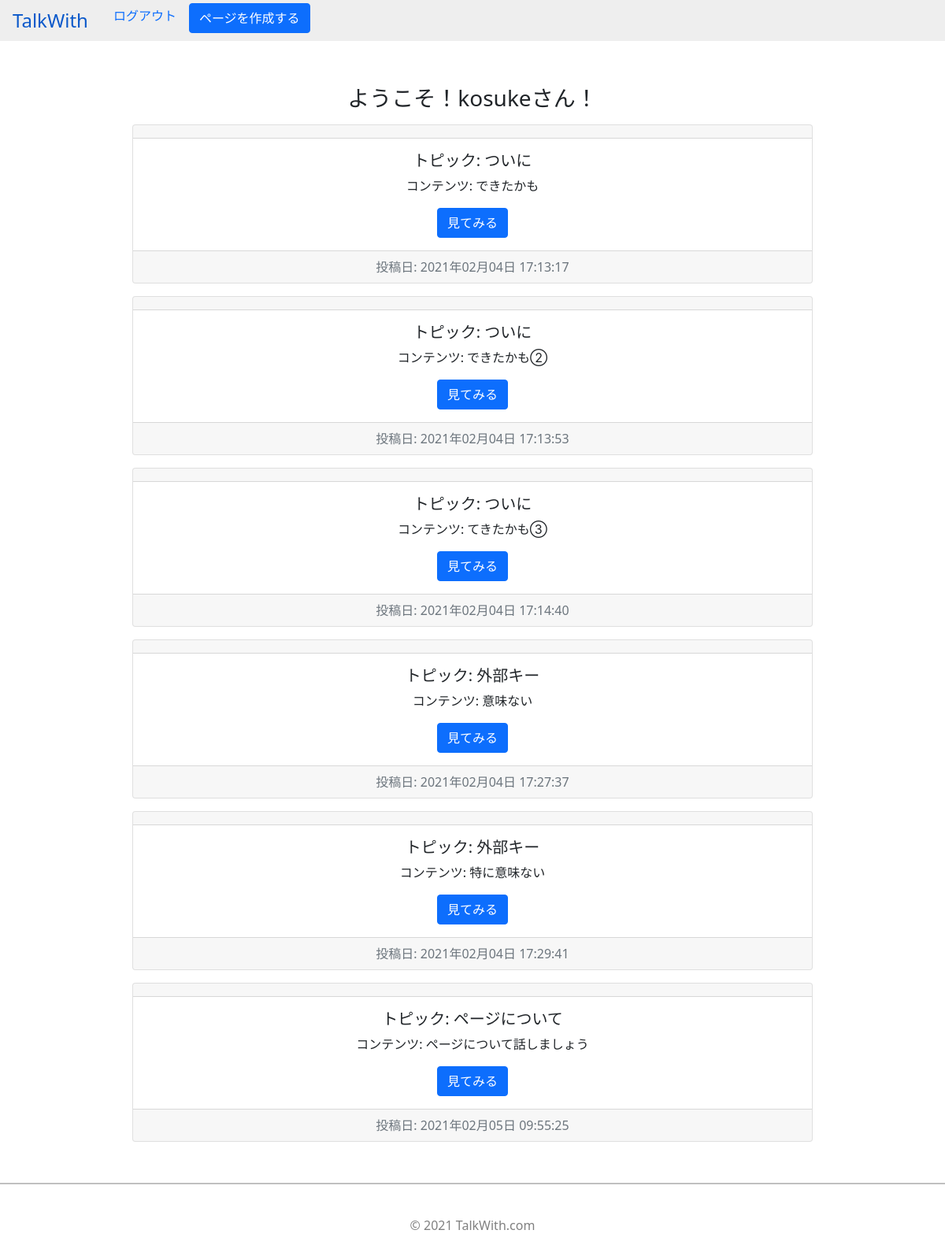
Page /welcome (signed in) on the committed database.
### flaskr/models.py (models this page shows, shortened)
class User(UserMixin, db.Model):
    __tablename__ = 'users'
    id = db.Column(db.Integer, primary_key=True)
    username = db.Column(db.String(64), index=True)
    email = db.Column(db.String(), unique=True, index=True)
    password = db.Column(db.String(64))

class CreatePage(db.Model):
    __tablename__ = 'createpages'
    id = db.Column(db.Integer, primary_key=True)
    title = db.Column(db.String(64), index=True)
    content = db.Column(db.String(128), index=True)
    time = db.Column(db.String(100))
    posts = db.relationship('Post', backref='createpages')

### flaskr/views.py (the view)
@bp.route('/welcome')
@login_required
def user_page():
    create_page = CreatePage.query.all()
    return render_template('user_page.html', create_page=create_page)

### flaskr/models.py (called while the page is built)
@login_manager.user_loader
def load_user(user_id):
    return User.query.get(user_id)

### flaskr/templates/user_page.html (shortened to what this page needs)
{% extends 'base.html' %}
{% block header %}
<header>
  <ul class="nav" id="nav">
    <li class="nav-item">
      <a class="nav-link active" id="pagetitle" aria-current="page" href="{{ url_for('app.user_page') }}" >TalkWith</a>
    </li>
    <li class="nav-item">
      <a class="nav-link" href="{{ url_for('app.logout') }}">ログアウト</a>
    </li>
    <li class="nav-item">
      <a href="{{ url_for('app.create_page') }}" class="btn btn-primary mt-1" role="button" data-bs-toggle="button">ページを作成する</a>
    </li>
  </ul>
</header>
{% endblock header %}
{% block content %}
  {% for page in create_page %}
    <div class="card text-center" id="card-post">
      <div class="card-header">
      </div>
      <div class="card-body">
        <h5 class="card-title">トピック: {{ page.title }}</h5>
        <p class="card-text">コンテンツ: {{ page.content }}</p>
        <a href="{{ url_for('app.go_to_see', page_id=page.id) }}" class="btn btn-primary">見てみる</a>
      </div>
      <div class="card-footer text-muted">
        投稿日: {{ page.time }}
      </div>
    </div>
  {% endfor %}
{% endblock content %}

### flaskr/templates/base.html (shortened to what this page needs)
<!DOCTYPE html>
<html lang="ja">
<head>
  <link href="https://cdn.jsdelivr.net/npm/bootstrap@5.0.0-beta1/dist/css/bootstrap.min.css" rel="stylesheet">
  <link rel="stylesheet" href="static/style.css">
</head>
<body>
<main>
  {% block header %}
  {% endblock header %}
  {% if current_user.is_authenticated %}
    <h3 class="welcome-alert">ようこそ！{{ current_user.username }}さん！</h3>
  {% endif %}
  {% block content %}
  {% endblock content %}
</main>
<footer>
    <div class="footer">
      <p class="copy-right">&copy; 2021 TalkWith.com</p>
    </div>
</footer>
</body>
</html>

### flaskr/templates/base.html (style rules this page uses)
header { width: 100%; position: fixed; top: 0; z-index: 2; }
#nav { background-color: #eeeeee; }
#pagetitle { font-size: 24px; }
#card-post { margin: 16px auto; width: 72%; }
.welcome-alert { margin: 12px auto; margin-top: 108px; text-align: center; }
.footer { margin-top: 52px; border-top: solid 2px #c0c0c0; }
.copy-right { margin: 40px auto; text-align: center; color: #808080; bottom: 0px; }

### rows in the picture
User: username "kosuke"
CreatePage: title "ついに", content "できたかも", time "2021年02月04日 17:13:17"
CreatePage: title "ついに", content "できたかも②", time "2021年02月04日 17:13:53"
CreatePage: title "ついに", content "てきたかも③", time "2021年02月04日 17:14:40"
CreatePage: title "外部キー", content "意味ない", time "2021年02月04日 17:27:37"
CreatePage: title "外部キー", content "特に意味ない", time "2021年02月04日 17:29:41"
CreatePage: title "ページについて", content "ページについて話しましょう", time "2021年02月05日 09:55:25"
